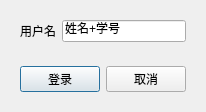
<?xml version="1.0" encoding="UTF-8"?>
<ui version="4.0">
 <class>LoginDlg</class>
 <widget class="QDialog" name="LoginDlg">
  <property name="geometry">
   <rect>
    <x>0</x>
    <y>0</y>
    <width>188</width>
    <height>77</height>
   </rect>
  </property>
  <property name="windowTitle">
   <string>Dialog</string>
  </property>
  <layout class="QVBoxLayout" name="verticalLayout">
   <item>
    <widget class="QWidget" name="widget" native="true">
     <layout class="QGridLayout" name="gridLayout">
      <item row="0" column="0">
       <widget class="QLabel" name="IDLabel">
        <property name="text">
         <string>用户名</string>
        </property>
       </widget>
      </item>
      <item row="0" column="1">
       <widget class="QLineEdit" name="IDEdit">
        <property name="text">
         <string>姓名+学号</string>
        </property>
       </widget>
      </item>
     </layout>
    </widget>
   </item>
   <item>
    <widget class="QWidget" name="widget_2" native="true">
     <layout class="QGridLayout" name="gridLayout_2">
      <item row="0" column="0">
       <widget class="QPushButton" name="loginBtn">
        <property name="text">
         <string>登录</string>
        </property>
       </widget>
      </item>
      <item row="0" column="1">
       <widget class="QPushButton" name="cancelBtn">
        <property name="text">
         <string>取消</string>
        </property>
       </widget>
      </item>
     </layout>
    </widget>
   </item>
  </layout>
 </widget>
 <resources/>
 <connections/>
</ui>
